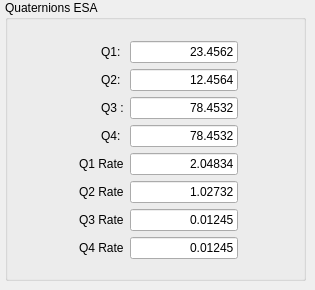
      <widget class="QWidget" name="QuaternionESAPage">
       <widget class="QGroupBox" name="groupBox_13">
        <property name="geometry">
         <rect>
          <x>5</x>
          <y>0</y>
          <width>301</width>
          <height>281</height>
         </rect>
        </property>
        <property name="title">
         <string>Quaternions ESA</string>
        </property>
        <property name="flat">
         <bool>true</bool>
        </property>
        <widget class="QWidget" name="layoutWidget">
         <property name="geometry">
          <rect>
           <x>0</x>
           <y>19</y>
           <width>301</width>
           <height>261</height>
          </rect>
         </property>
         <layout class="QFormLayout" name="formLayout_11">
          <property name="fieldGrowthPolicy">
           <enum>QFormLayout::FieldsStayAtSizeHint</enum>
          </property>
          <property name="labelAlignment">
           <set>Qt::AlignRight|Qt::AlignTrailing|Qt::AlignVCenter</set>
          </property>
          <property name="formAlignment">
           <set>Qt::AlignCenter</set>
          </property>
          <item row="0" column="0">
           <widget class="QLabel" name="q1_4">
            <property name="text">
             <string>Q1: </string>
            </property>
            <property name="textFormat">
             <enum>Qt::RichText</enum>
            </property>
           </widget>
          </item>
          <item row="0" column="1">
           <widget class="QLineEdit" name="q1">
            <property name="text">
             <string>23.4562</string>
            </property>
            <property name="alignment">
             <set>Qt::AlignRight|Qt::AlignTrailing|Qt::AlignVCenter</set>
            </property>
           </widget>
          </item>
          <item row="1" column="0">
           <widget class="QLabel" name="q2_4">
            <property name="text">
             <string>Q2: </string>
            </property>
            <property name="textFormat">
             <enum>Qt::RichText</enum>
            </property>
           </widget>
          </item>
          <item row="1" column="1">
           <widget class="QLineEdit" name="q2">
            <property name="text">
             <string>12.4564</string>
            </property>
            <property name="alignment">
             <set>Qt::AlignRight|Qt::AlignTrailing|Qt::AlignVCenter</set>
            </property>
           </widget>
          </item>
          <item row="2" column="0">
           <widget class="QLabel" name="q3_4">
            <property name="text">
             <string>Q3 :</string>
            </property>
            <property name="textFormat">
             <enum>Qt::RichText</enum>
            </property>
           </widget>
          </item>
          <item row="2" column="1">
           <widget class="QLineEdit" name="q3">
            <property name="text">
             <string>78.4532</string>
            </property>
            <property name="alignment">
             <set>Qt::AlignRight|Qt::AlignTrailing|Qt::AlignVCenter</set>
            </property>
           </widget>
          </item>
          <item row="3" column="0">
           <widget class="QLabel" name="q4_4">
            <property name="text">
             <string>Q4: </string>
            </property>
           </widget>
          </item>
          <item row="3" column="1">
           <widget class="QLineEdit" name="q4">
            <property name="text">
             <string>78.4532</string>
            </property>
            <property name="alignment">
             <set>Qt::AlignRight|Qt::AlignTrailing|Qt::AlignVCenter</set>
            </property>
           </widget>
          </item>
          <item row="4" column="0">
           <widget class="QLabel" name="q1Dot">
            <property name="text">
             <string>Q1 Rate</string>
            </property>
           </widget>
          </item>
          <item row="4" column="1">
           <widget class="QLineEdit" name="q1dot">
            <property name="text">
             <string>2.04834</string>
            </property>
            <property name="alignment">
             <set>Qt::AlignRight|Qt::AlignTrailing|Qt::AlignVCenter</set>
            </property>
           </widget>
          </item>
          <item row="5" column="0">
           <widget class="QLabel" name="q2Dot_4">
            <property name="text">
             <string>Q2 Rate</string>
            </property>
           </widget>
          </item>
          <item row="5" column="1">
           <widget class="QLineEdit" name="q2dot">
            <property name="text">
             <string>1.02732</string>
            </property>
            <property name="alignment">
             <set>Qt::AlignRight|Qt::AlignTrailing|Qt::AlignVCenter</set>
            </property>
           </widget>
          </item>
          <item row="6" column="0">
           <widget class="QLabel" name="q3Dot_4">
            <property name="text">
             <string>Q3 Rate</string>
            </property>
           </widget>
          </item>
          <item row="6" column="1">
           <widget class="QLineEdit" name="q3dot">
            <property name="text">
             <string>0.01245</string>
            </property>
            <property name="alignment">
             <set>Qt::AlignRight|Qt::AlignTrailing|Qt::AlignVCenter</set>
            </property>
           </widget>
          </item>
          <item row="7" column="0">
           <widget class="QLabel" name="q4Dot_4">
            <property name="text">
             <string>Q4 Rate</string>
            </property>
           </widget>
          </item>
          <item row="7" column="1">
           <widget class="QLineEdit" name="q4dot">
            <property name="text">
             <string>0.01245</string>
            </property>
            <property name="alignment">
             <set>Qt::AlignRight|Qt::AlignTrailing|Qt::AlignVCenter</set>
            </property>
           </widget>
          </item>
         </layout>
        </widget>
       </widget>
      </widget>
